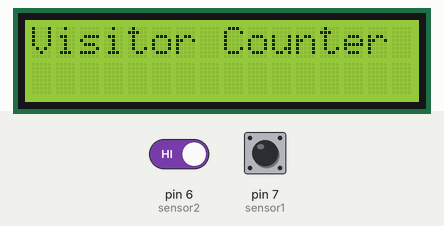
Simulated run of this sketch. Board: Arduino Uno, built with avr-gcc and run on an emulated ATmega328P. Shown: 16×2 character LCD. Inputs (shaded band) come from the test bench; at power-on: pin 6 (sensor2) HIGH, pin 7 (sensor1) HIGH.

Above: at 0.1 s.
2.8 s: pin 6 (sensor2) driven LOW and pin 7 (sensor1) driven LOW
At 5.7 s:
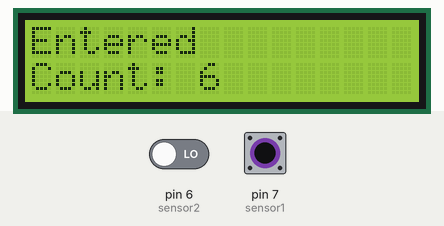
5.8 s: pin 6 (sensor2) driven HIGH
7.3 s: pin 6 (sensor2) driven LOW
At 9.2 s:
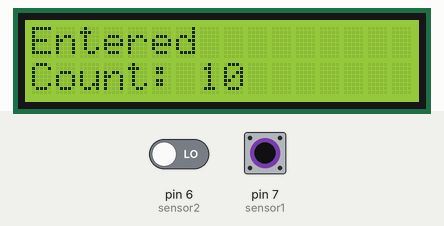
9.3 s: pin 7 (sensor1) pulsed HIGH 2 times (0.12 s each, 0.3 s apart)
At 9.8 s:
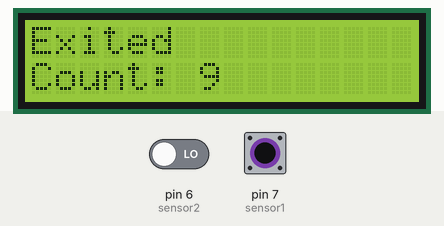
Timing chart, 0 to 12.3 s (numbered marks = the images above; inputs shaded):
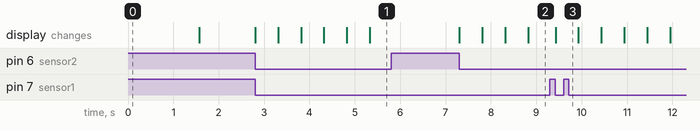

Measured:
- after the input at 2.8 s, the display: first changes at once (image 1 shows a later state)
- after the input at 5.8 s, every drawn part: stays the same
- after the input at 7.3 s, the display: first changes at once (image 2 shows a later state)
- after the input at 9.3 s, the display: changes after 0.12 s (image 3)

The sketch:

1Bidirectional-counter.ino
```cpp
#include <LiquidCrystal.h>

// LCD pins: RS, E, D4, D5, D6, D7
LiquidCrystal lcd(8, 9, 2, 3, 4, 5);

int sensor1 = 7;
int sensor2 = 6;

int count = 0;
int state = 0;

void setup() {
  pinMode(sensor1, INPUT_PULLUP);
  pinMode(sensor2, INPUT_PULLUP);

  lcd.begin(16, 2);
  lcd.setCursor(0, 0);
  lcd.print("Visitor Counter");
  delay(1500);
  lcd.clear();
}

void loop() {
  int s1 = digitalRead(sensor1);
  int s2 = digitalRead(sensor2);

  switch (state) {

    case 0: // idle
      if (s1 == LOW) state = 1;
      else if (s2 == LOW) state = 2;
      break;

    case 1: // possible entry
      if (s2 == LOW) {
        count++;
        updateLCD("Entered");
        delay(500);
        state = 0;
      }
      break;

    case 2: // possible exit
      if (s1 == LOW) {
        count--;
        if (count < 0) count = 0;
        updateLCD("Exited");
        delay(500);
        state = 0;
      }
      break;
  }
}

void updateLCD(String msg) {
  lcd.clear();
  lcd.setCursor(0, 0);
  lcd.print(msg);
  lcd.setCursor(0, 1);
  lcd.print("Count: ");
  lcd.print(count);
}
```
